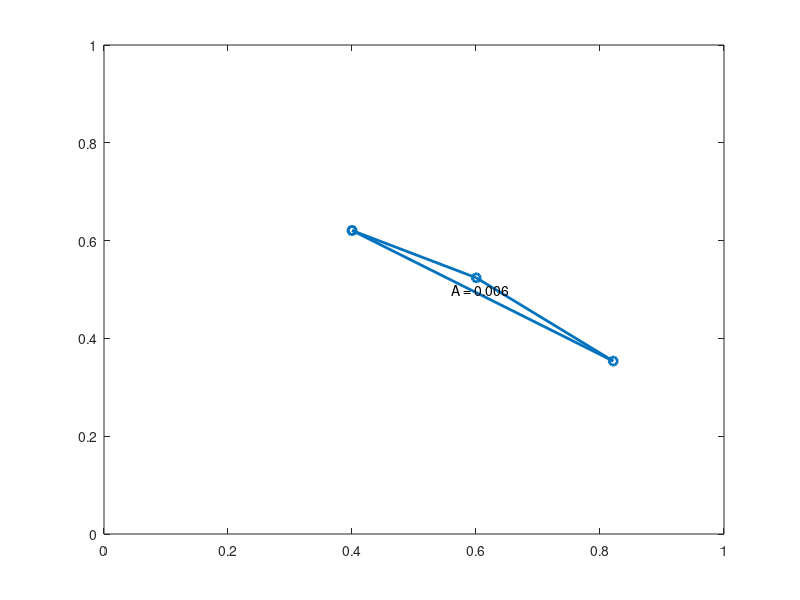

Here is the MATLAB script that generated this plot:
clear all
graphics_toolkit qt
set (0, "defaultlinelinewidth", 2);

h.points = rand (2, 3);         # 3 random points
h.line = [];
h.marker = [];
set (gcf, "userdata", h)

function down_fig (hsrc, evt)

  h = get (hsrc, "userdata");
  if (isempty (h.marker))
    hold on
    h.marker = plot (NA, NA, "o", "markersize", 15, "color", "green");
    hold off
  endif

  set (hsrc, "userdata", h);
  drag_fig (hsrc, evt);
endfunction

function drag_fig (hsrc, evt)

  # evt 1:left button, 2:middle button, 3:right button
  h = get (hsrc, "userdata");

  if (! isempty (h.marker))
    c = get (gca, "currentpoint")([1;3]);
    set (h.marker, "xdata", c(1));
    set (h.marker, "ydata", c(2));

    # find nearest point
    d = h.points - c;
    [~, idx] = min (hypot (d(1, :), d(2, :)));
    h.points(:, idx) = c;

  endif

  # draw / update the line
  tmp = [h.points h.points(:,1)]; # duplicate first point to close triangle
  if (isempty (h.line))
    h.line = plot (tmp(1, :), tmp(2, :), "-o");
    h.text = text (NA, NA, "", "horizontalalignment", "center");
    ## testing
    axis ([0 1 0 1])
  else
    set (h.line, "xdata", tmp(1, :));
    set (h.line, "ydata", tmp(2, :));
  endif

  # calculate the area
  A = polyarea (h.points(1, :),
                h.points(2, :));
  P = mean (h.points, 2);
  set (h.text, "position", mean (h.points, 2).');
  set (h.text, "string", sprintf ("A = %.3f", A));

  set (hsrc, "userdata", h);

endfunction

function up_fig (hsrc, evt)

  h = get (gcbf, "userdata");
  delete (h.marker);
  h.marker = [];
  set (gcbf, "userdata", h);

endfunction

set (gcf, "windowbuttondownfcn", @down_fig);
set (gcf, "windowbuttonmotionfcn", @drag_fig)
set (gcf, "windowbuttonupfcn", @up_fig)

# first update
drag_fig (gcf, [])